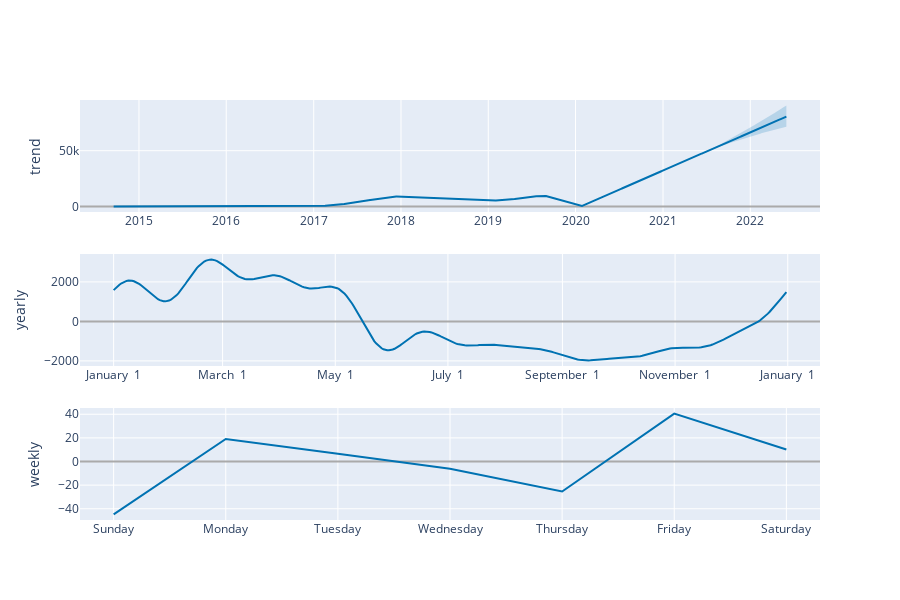

The code cell stored with this chart in its notebook:
### Code cell
plot_components_plotly(m, forecast)

### Figure 1 — Plotly figure (JSON) as saved in the notebook; plotly's stock layout.template omitted (floating-point values rounded to 4 significant figures; data arrays with more than 128 entries replaced by an {"elided": "..."} marker saying what was removed)
{"data": [{"line": {"color": "#0072B2", "width": 2}, "mode": "lines", "name": "trend", "type": "scatter", "x": {"elided": "2811 str values"}, "xaxis": "x", "y": {"elided": "2811 float values"}, "yaxis": "y"}, {"line": {"color": "rgba(0, 114, 178, 0.2)", "width": 0}, "mode": "lines", "name": "trend_upper", "type": "scatter", "x": {"elided": "2811 str values"}, "xaxis": "x", "y": {"elided": "2811 float values"}, "yaxis": "y"}, {"fill": "tonexty", "fillcolor": "rgba(0, 114, 178, 0.2)", "line": {"color": "rgba(0, 114, 178, 0.2)", "width": 0}, "mode": "lines", "name": "trend_lower", "type": "scatter", "x": {"elided": "2811 str values"}, "xaxis": "x", "y": {"elided": "2811 float values"}, "yaxis": "y"}, {"line": {"color": "#0072B2", "width": 2}, "mode": "lines", "name": "yearly", "type": "scatter", "x": {"elided": "365 str values"}, "xaxis": "x2", "y": {"elided": "365 float values"}, "yaxis": "y2"}, {"line": {"color": "#0072B2", "width": 2}, "mode": "lines", "name": "weekly", "type": "scatter", "x": ["2017-01-01T00:00:00", "2017-01-02T00:00:00", "2017-01-03T00:00:00", "2017-01-04T00:00:00", "2017-01-05T00:00:00", "2017-01-06T00:00:00", "2017-01-07T00:00:00"], "xaxis": "x3", "y": [-44.76, 19.08, 6.55, -6.14, -25.39, 40.55, 10.12], "yaxis": "y3"}], "layout": {"height": 600, "showlegend": false, "width": 900, "xaxis": {"anchor": "y", "domain": [0, 1], "range": ["2014-04-29T07:12:00", "2022-10-19T16:48:00"], "type": "date"}, "xaxis2": {"anchor": "y2", "domain": [0, 1], "range": ["2016-12-13T18:54:02.958904115", "2018-01-18T11:04:57.863013581"], "tickformat": "%B %e", "type": "date"}, "xaxis3": {"anchor": "y3", "domain": [0, 1], "range": ["2016-12-31T16:48:00", "2017-01-07T07:12:00"], "tickformat": "%A", "type": "date"}, "yaxis": {"anchor": "x", "domain": [0.7333, 1], "rangemode": "normal", "title": {"text": "trend"}, "zerolinecolor": "#AAA"}, "yaxis2": {"anchor": "x2", "domain": [0.3667, 0.6333], "title": {"text": "yearly"}, "zerolinecolor": "#AAA"}, "yaxis3": {"anchor": "x3", "domain": [0, 0.2667], "title": {"text": "weekly"}, "zerolinecolor": "#AAA"}}}
